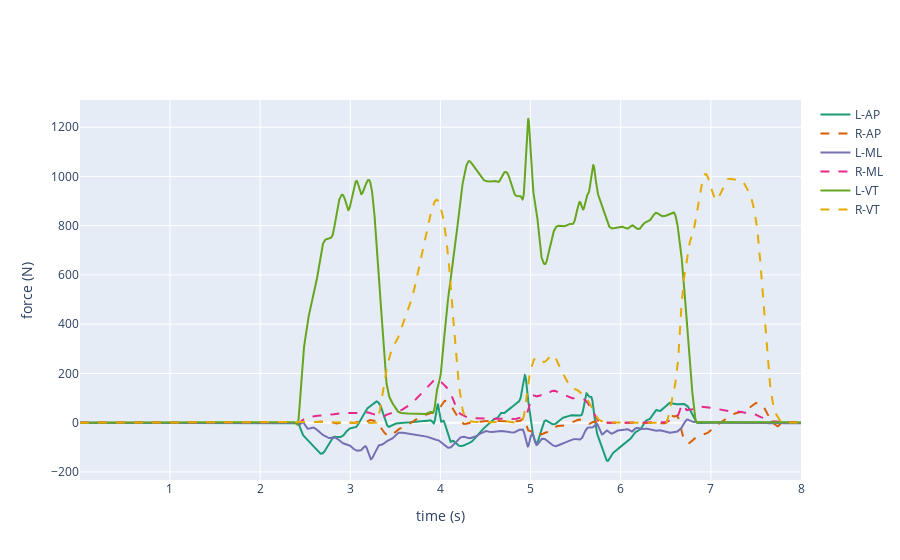

Notebook cell for this chart:
### Markdown cell above
`plot()`: with step time

### Code cell
file_dir = "../backend/data/retest"
patient_id = '052318tc'
trial = 9

emogis.plot(data_type='grf',
               file_dir = file_dir, patient_id = patient_id, trial = trial, 
                    steps = False)

### Figure 1 — Plotly figure (JSON) as saved in the notebook; plotly's stock layout.template omitted (floating-point values rounded to 4 significant figures; data arrays with more than 128 entries replaced by an {"elided": "..."} marker saying what was removed)
{"data": [{"hoverinfo": "x", "line": {"color": "#1b9e77", "width": 2}, "mode": "lines", "name": "L-AP", "text": {"elided": "4800 str values"}, "type": "scatter", "x": {"elided": "4800 float values"}, "y": {"elided": "4800 float values"}}, {"hoverinfo": "x", "line": {"color": "#d95f02", "dash": "dash", "width": 2}, "mode": "lines", "name": "R-AP", "type": "scatter", "x": {"elided": "4800 float values"}, "y": {"elided": "4800 float values"}}, {"hoverinfo": "x", "line": {"color": "#7570b3", "width": 2}, "mode": "lines", "name": "L-ML", "text": {"elided": "4800 str values"}, "type": "scatter", "x": {"elided": "4800 float values"}, "y": {"elided": "4800 float values"}}, {"hoverinfo": "x", "line": {"color": "#e7298a", "dash": "dash", "width": 2}, "mode": "lines", "name": "R-ML", "type": "scatter", "x": {"elided": "4800 float values"}, "y": {"elided": "4800 float values"}}, {"hoverinfo": "x", "line": {"color": "#66a61e", "width": 2}, "mode": "lines", "name": "L-VT", "text": {"elided": "4800 str values"}, "type": "scatter", "x": {"elided": "4800 float values"}, "y": {"elided": "4800 float values"}}, {"hoverinfo": "x", "line": {"color": "#e6ab02", "dash": "dash", "width": 2}, "mode": "lines", "name": "R-VT", "type": "scatter", "x": {"elided": "4800 float values"}, "y": {"elided": "4800 float values"}}], "layout": {"xaxis": {"title": {"text": "time (s)"}}, "yaxis": {"title": {"text": "force (N)"}}}}
